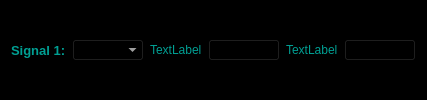
          <widget class="QWidget" name="signal_1_menu" native="true">
           <property name="sizePolicy">
            <sizepolicy hsizetype="MinimumExpanding" vsizetype="Preferred">
             <horstretch>0</horstretch>
             <verstretch>0</verstretch>
            </sizepolicy>
           </property>
           <property name="styleSheet">
            <string notr="true">background-color: rgb(0, 0, 0);</string>
           </property>
           <layout class="QGridLayout" name="gridLayout_3">
            <item row="0" column="0">
             <layout class="QHBoxLayout" name="signal_1_layout">
              <item>
               <widget class="QLabel" name="label_1">
                <property name="palette">
                 <palette>
                  <active>
                   <colorrole role="WindowText">
                    <brush brushstyle="SolidPattern">
                     <color alpha="255">
                      <red>255</red>
                      <green>255</green>
                      <blue>255</blue>
                     </color>
                    </brush>
                   </colorrole>
                   <colorrole role="Button">
                    <brush brushstyle="SolidPattern">
                     <color alpha="255">
                      <red>0</red>
                      <green>0</green>
                      <blue>0</blue>
                     </color>
                    </brush>
                   </colorrole>
                   <colorrole role="Text">
                    <brush brushstyle="SolidPattern">
                     <color alpha="255">
                      <red>0</red>
                      <green>159</green>
                      <blue>147</blue>
                     </color>
                    </brush>
                   </colorrole>
                   <colorrole role="ButtonText">
                    <brush brushstyle="SolidPattern">
                     <color alpha="255">
                      <red>0</red>
                      <green>159</green>
                      <blue>147</blue>
                     </color>
                    </brush>
                   </colorrole>
                   <colorrole role="Base">
                    <brush brushstyle="SolidPattern">
                     <color alpha="255">
                      <red>0</red>
                      <green>0</green>
                      <blue>0</blue>
                     </color>
                    </brush>
                   </colorrole>
                   <colorrole role="Window">
                    <brush brushstyle="SolidPattern">
                     <color alpha="255">
                      <red>0</red>
                      <green>0</green>
                      <blue>0</blue>
                     </color>
                    </brush>
                   </colorrole>
                   <colorrole role="PlaceholderText">
                    <brush brushstyle="SolidPattern">
                     <color alpha="128">
                      <red>0</red>
                      <green>159</green>
                      <blue>147</blue>
                     </color>
                    </brush>
                   </colorrole>
                  </active>
                  <inactive>
                   <colorrole role="WindowText">
                    <brush brushstyle="SolidPattern">
                     <color alpha="255">
                      <red>255</red>
                      <green>255</green>
                      <blue>255</blue>
                     </color>
                    </brush>
                   </colorrole>
                   <colorrole role="Button">
                    <brush brushstyle="SolidPattern">
                     <color alpha="255">
                      <red>0</red>
                      <green>0</green>
                      <blue>0</blue>
                     </color>
                    </brush>
                   </colorrole>
                   <colorrole role="Text">
                    <brush brushstyle="SolidPattern">
                     <color alpha="255">
                      <red>0</red>
                      <green>159</green>
                      <blue>147</blue>
                     </color>
                    </brush>
                   </colorrole>
                   <colorrole role="ButtonText">
                    <brush brushstyle="SolidPattern">
                     <color alpha="255">
                      <red>0</red>
                      <green>159</green>
                      <blue>147</blue>
                     </color>
                    </brush>
                   </colorrole>
                   <colorrole role="Base">
                    <brush brushstyle="SolidPattern">
                     <color alpha="255">
                      <red>0</red>
                      <green>0</green>
                      <blue>0</blue>
                     </color>
                    </brush>
                   </colorrole>
                   <colorrole role="Window">
                    <brush brushstyle="SolidPattern">
                     <color alpha="255">
                      <red>0</red>
                      <green>0</green>
                      <blue>0</blue>
                     </color>
                    </brush>
                   </colorrole>
                   <colorrole role="PlaceholderText">
                    <brush brushstyle="SolidPattern">
                     <color alpha="128">
                      <red>0</red>
                      <green>159</green>
                      <blue>147</blue>
                     </color>
                    </brush>
                   </colorrole>
                  </inactive>
                  <disabled>
                   <colorrole role="WindowText">
                    <brush brushstyle="SolidPattern">
                     <color alpha="255">
                      <red>120</red>
                      <green>120</green>
                      <blue>120</blue>
                     </color>
                    </brush>
                   </colorrole>
                   <colorrole role="Button">
                    <brush brushstyle="SolidPattern">
                     <color alpha="255">
                      <red>0</red>
                      <green>0</green>
                      <blue>0</blue>
                     </color>
                    </brush>
                   </colorrole>
                   <colorrole role="Text">
                    <brush brushstyle="SolidPattern">
                     <color alpha="255">
                      <red>0</red>
                      <green>159</green>
                      <blue>147</blue>
                     </color>
                    </brush>
                   </colorrole>
                   <colorrole role="ButtonText">
                    <brush brushstyle="SolidPattern">
                     <color alpha="255">
                      <red>0</red>
                      <green>159</green>
                      <blue>147</blue>
                     </color>
                    </brush>
                   </colorrole>
                   <colorrole role="Base">
                    <brush brushstyle="SolidPattern">
                     <color alpha="255">
                      <red>0</red>
                      <green>0</green>
                      <blue>0</blue>
                     </color>
                    </brush>
                   </colorrole>
                   <colorrole role="Window">
                    <brush brushstyle="SolidPattern">
                     <color alpha="255">
                      <red>0</red>
                      <green>0</green>
                      <blue>0</blue>
                     </color>
                    </brush>
                   </colorrole>
                   <colorrole role="PlaceholderText">
                    <brush brushstyle="SolidPattern">
                     <color alpha="128">
                      <red>0</red>
                      <green>159</green>
                      <blue>147</blue>
                     </color>
                    </brush>
                   </colorrole>
                  </disabled>
                 </palette>
                </property>
                <property name="font">
                 <font>
                  <family>Segoe UI</family>
                  <pointsize>10</pointsize>
                  <italic>false</italic>
                  <bold>true</bold>
                 </font>
                </property>
                <property name="styleSheet">
                 <string notr="true">font: 700 10pt &quot;Segoe UI&quot;;
color: rgb(0, 159, 147);</string>
                </property>
                <property name="text">
                 <string>Signal 1:</string>
                </property>
               </widget>
              </item>
              <item>
               <widget class="QComboBox" name="column_combobox_1">
                <property name="palette">
                 <palette>
                  <active>
                   <colorrole role="WindowText">
                    <brush brushstyle="SolidPattern">
                     <color alpha="255">
                      <red>255</red>
                      <green>255</green>
                      <blue>255</blue>
                     </color>
                    </brush>
                   </colorrole>
                   <colorrole role="Button">
                    <brush brushstyle="SolidPattern">
                     <color alpha="255">
                      <red>0</red>
                      <green>0</green>
                      <blue>0</blue>
                     </color>
                    </brush>
                   </colorrole>
                   <colorrole role="Text">
                    <brush brushstyle="SolidPattern">
                     <color alpha="255">
                      <red>255</red>
                      <green>255</green>
                      <blue>255</blue>
                     </color>
                    </brush>
                   </colorrole>
                   <colorrole role="ButtonText">
                    <brush brushstyle="SolidPattern">
                     <color alpha="255">
                      <red>255</red>
                      <green>255</green>
                      <blue>255</blue>
                     </color>
                    </brush>
                   </colorrole>
                   <colorrole role="Base">
                    <brush brushstyle="SolidPattern">
                     <color alpha="255">
                      <red>0</red>
                      <green>0</green>
                      <blue>0</blue>
                     </color>
                    </brush>
                   </colorrole>
                   <colorrole role="Window">
                    <brush brushstyle="SolidPattern">
                     <color alpha="255">
                      <red>0</red>
                      <green>0</green>
                      <blue>0</blue>
                     </color>
                    </brush>
                   </colorrole>
                   <colorrole role="ToolTipText">
                    <brush brushstyle="SolidPattern">
                     <color alpha="255">
                      <red>255</red>
                      <green>255</green>
                      <blue>255</blue>
                     </color>
                    </brush>
                   </colorrole>
                   <colorrole role="PlaceholderText">
                    <brush brushstyle="SolidPattern">
                     <color alpha="128">
                      <red>255</red>
                      <green>255</green>
                      <blue>255</blue>
                     </color>
                    </brush>
                   </colorrole>
                  </active>
                  <inactive>
                   <colorrole role="WindowText">
                    <brush brushstyle="SolidPattern">
                     <color alpha="255">
                      <red>255</red>
                      <green>255</green>
                      <blue>255</blue>
                     </color>
                    </brush>
                   </colorrole>
                   <colorrole role="Button">
                    <brush brushstyle="SolidPattern">
                     <color alpha="255">
                      <red>0</red>
                      <green>0</green>
                      <blue>0</blue>
                     </color>
                    </brush>
                   </colorrole>
                   <colorrole role="Text">
                    <brush brushstyle="SolidPattern">
                     <color alpha="255">
                      <red>255</red>
                      <green>255</green>
                      <blue>255</blue>
                     </color>
                    </brush>
                   </colorrole>
                   <colorrole role="ButtonText">
                    <brush brushstyle="SolidPattern">
                     <color alpha="255">
                      <red>255</red>
                      <green>255</green>
                      <blue>255</blue>
                     </color>
                    </brush>
                   </colorrole>
                   <colorrole role="Base">
                    <brush brushstyle="SolidPattern">
                     <color alpha="255">
                      <red>0</red>
                      <green>0</green>
                      <blue>0</blue>
                     </color>
                    </brush>
                   </colorrole>
                   <colorrole role="Window">
                    <brush brushstyle="SolidPattern">
                     <color alpha="255">
                      <red>0</red>
                      <green>0</green>
                      <blue>0</blue>
                     </color>
                    </brush>
                   </colorrole>
                   <colorrole role="ToolTipText">
                    <brush brushstyle="SolidPattern">
                     <color alpha="255">
                      <red>255</red>
                      <green>255</green>
                      <blue>255</blue>
                     </color>
                    </brush>
                   </colorrole>
                   <colorrole role="PlaceholderText">
                    <brush brushstyle="SolidPattern">
                     <color alpha="128">
                      <red>255</red>
                      <green>255</green>
                      <blue>255</blue>
                     </color>
                    </brush>
                   </colorrole>
                  </inactive>
                  <disabled>
                   <colorrole role="WindowText">
                    <brush brushstyle="SolidPattern">
                     <color alpha="255">
                      <red>255</red>
                      <green>255</green>
                      <blue>255</blue>
                     </color>
                    </brush>
                   </colorrole>
                   <colorrole role="Button">
                    <brush brushstyle="SolidPattern">
                     <color alpha="255">
                      <red>0</red>
                      <green>0</green>
                      <blue>0</blue>
                     </color>
                    </brush>
                   </colorrole>
                   <colorrole role="Text">
                    <brush brushstyle="SolidPattern">
                     <color alpha="255">
                      <red>255</red>
                      <green>255</green>
                      <blue>255</blue>
                     </color>
                    </brush>
                   </colorrole>
                   <colorrole role="ButtonText">
                    <brush brushstyle="SolidPattern">
                     <color alpha="255">
                      <red>255</red>
                      <green>255</green>
                      <blue>255</blue>
                     </color>
                    </brush>
                   </colorrole>
                   <colorrole role="Base">
                    <brush brushstyle="SolidPattern">
                     <color alpha="255">
                      <red>0</red>
                      <green>0</green>
                      <blue>0</blue>
                     </color>
                    </brush>
                   </colorrole>
                   <colorrole role="Window">
                    <brush brushstyle="SolidPattern">
                     <color alpha="255">
                      <red>0</red>
                      <green>0</green>
                      <blue>0</blue>
                     </color>
                    </brush>
                   </colorrole>
                   <colorrole role="ToolTipText">
                    <brush brushstyle="SolidPattern">
                     <color alpha="255">
                      <red>255</red>
                      <green>255</green>
                      <blue>255</blue>
                     </color>
                    </brush>
                   </colorrole>
                   <colorrole role="PlaceholderText">
                    <brush brushstyle="SolidPattern">
                     <color alpha="128">
                      <red>255</red>
                      <green>255</green>
                      <blue>255</blue>
                     </color>
                    </brush>
                   </colorrole>
                  </disabled>
                 </palette>
                </property>
                <property name="styleSheet">
                 <string notr="true">font: 700 9pt &quot;Segoe UI&quot;;
color: rgb(255, 255, 255);
border-color: rgb(0, 159, 147);
</string>
                </property>
               </widget>
              </item>
             </layout>
            </item>
            <item row="0" column="2">
             <layout class="QHBoxLayout" name="horizontalLayout_4">
              <item>
               <widget class="QLabel" name="label_9">
                <property name="styleSheet">
                 <string notr="true">font: 700 10pt &quot;Segoe UI&quot;;
color: rgb(0, 159, 147);</string>
                </property>
                <property name="text">
                 <string>TextLabel</string>
                </property>
               </widget>
              </item>
              <item>
               <widget class="QComboBox" name="column_combobox_9"/>
              </item>
             </layout>
            </item>
            <item row="0" column="1">
             <layout class="QHBoxLayout" name="horizontalLayout_2">
              <item>
               <widget class="QLabel" name="label_5">
                <property name="styleSheet">
                 <string notr="true">font: 700 10pt &quot;Segoe UI&quot;;
color: rgb(0, 159, 147);</string>
                </property>
                <property name="text">
                 <string>TextLabel</string>
                </property>
               </widget>
              </item>
              <item>
               <widget class="QComboBox" name="column_combobox_5"/>
              </item>
             </layout>
            </item>
           </layout>
          </widget>
